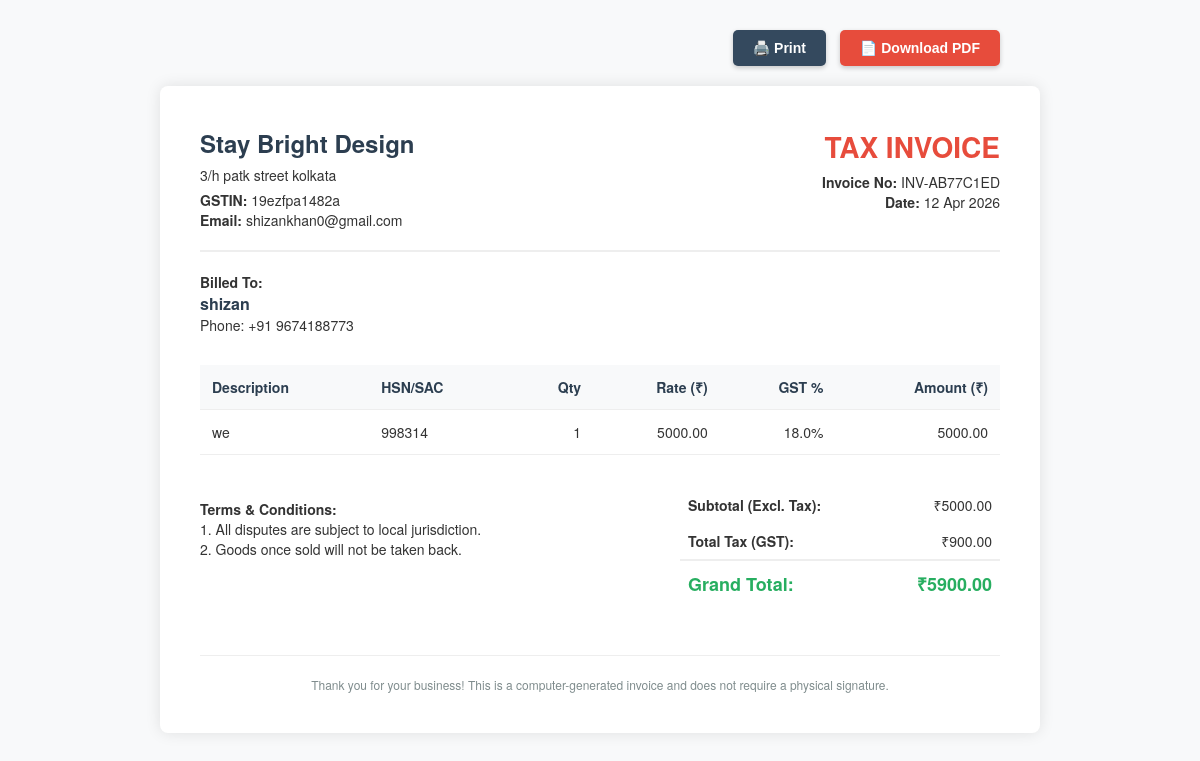
The page /billing/public/invoice/INV-AB77C1ED on the database as committed earlier.
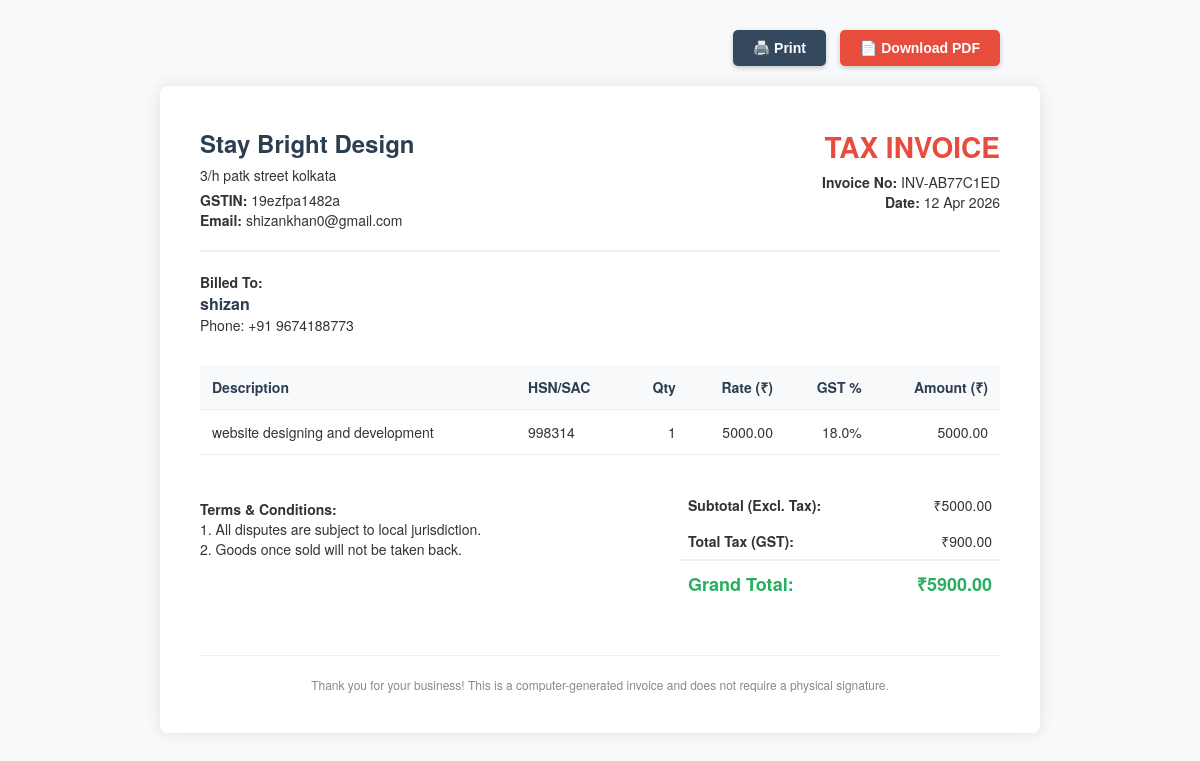
The same page on the database as committed later.
### core/models.py (models this page shows)
class InvoiceItem(db.Model):
    __tablename__ = 'invoice_items'
    id = db.Column(db.Integer, primary_key=True)
    invoice_id = db.Column(db.Integer, db.ForeignKey('invoices.id'), nullable=False)
    product_id = db.Column(db.Integer, db.ForeignKey('products.id'), nullable=False)
    quantity = db.Column(db.Integer, nullable=False)
    price_at_purchase = db.Column(db.Float, nullable=False)
    gst_percentage_at_purchase = db.Column(db.Float, nullable=False)
    product = db.relationship('Product')

class Product(db.Model):
    __tablename__ = 'products'
    id = db.Column(db.Integer, primary_key=True)
    company_id = db.Column(db.Integer, db.ForeignKey('companies.id'), nullable=False) # ISOLATION
    name = db.Column(db.String(200), nullable=False)
    current_price = db.Column(db.Float, nullable=False)
    hsn_code = db.Column(db.String(20), nullable=True)
    gst_percentage = db.Column(db.Float, default=0.0)
    image_path = db.Column(db.String(255), nullable=True)

### core/billing/routes.py (the view)
@billing_bp.route('/public/invoice/<invoice_number>')
def public_view_invoice(invoice_number):
    invoice = Invoice.query.filter_by(invoice_number=invoice_number).first_or_404()
    return render_template('billing/invoice_template.html', invoice=invoice, is_public=True)

### core/templates/billing/invoice_template.html (shortened to what this page needs)
<!DOCTYPE html>
<html lang="en">
<head>
</head>
<body>
<div class="action-buttons no-print">
    <button class="btn btn-print" onclick="window.print()">🖨️ Print</button>
    <button class="btn btn-download" onclick="downloadPDF()">📄 Download PDF</button>
</div>
<div class="invoice-box" id="invoice-content">
    <div class="header">
        <div class="header-left">
            <div class="company-name">{{ invoice.company.name }}</div>
            <div style="white-space: pre-wrap; margin-bottom: 5px;">{{ invoice.company.address }}</div>
            <div><strong>GSTIN:</strong> {{ invoice.company.gstin }}</div>
            <div><strong>Email:</strong> {{ invoice.company.email }}</div>
        </div>
        <div class="header-right">
            <div class="invoice-title">Tax Invoice</div>
            <div><strong>Invoice No:</strong> {{ invoice.invoice_number }}</div>
            <div><strong>Date:</strong> {{ invoice.created_at.strftime('%d %b %Y') }}</div>
        </div>
    </div>
    <div class="billing-info">
        <div class="billed-to">
            <strong>Billed To:</strong><br>
            <span style="font-size: 16px; font-weight: bold; color: #2c3e50;">{{ invoice.customer.name }}</span><br>
            Phone: +91 {{ invoice.customer.phone_number }}<br>
        </div>
    </div>
    <table class="items">
        <thead>
            <tr>
                <th>Description</th>
                <th>HSN/SAC</th>
                <th class="right">Qty</th>
                <th class="right">Rate (₹)</th>
                <th class="right">GST %</th>
                <th class="right">Amount (₹)</th>
            </tr>
        </thead>
        <tbody>
            {% for item in invoice.items %}
            <tr>
                <td>{{ item.product.name }}</td>
                <td>{{ item.product.hsn_code or 'N/A' }}</td>
                <td class="right">{{ item.quantity }}</td>
                <td class="right">{{ "%.2f"|format(item.price_at_purchase) }}</td>
                <td class="right">{{ item.gst_percentage_at_purchase }}%</td>
                <td class="right">
                    {{ "%.2f"|format(item.price_at_purchase * item.quantity) }}
                </td>
            </tr>
            {% endfor %}
        </tbody>
    </table>
    <div class="totals-box">
        <div class="totals-space">
            <p><strong>Terms & Conditions:</strong><br>
            1. All disputes are subject to local jurisdiction.<br>
            2. Goods once sold will not be taken back.</p>
        </div>
        <div class="totals-calc">
            <table class="totals-table">
                <tr>
                    <td class="label">Subtotal (Excl. Tax):</td>
                    <td>₹{{ "%.2f"|format(invoice.subtotal) }}</td>
                </tr>
                <tr>
                    <td class="label">Total Tax (GST):</td>
                    <td>₹{{ "%.2f"|format(invoice.total_tax) }}</td>
                </tr>
                <tr>
                    <td class="label grand-total">Grand Total:</td>
                    <td class="grand-total">₹{{ "%.2f"|format(invoice.grand_total) }}</td>
                </tr>
            </table>
        </div>
    </div>
    <div class="footer">
        Thank you for your business! This is a computer-generated invoice and does not require a physical signature.
    </div>
</div>
</body>
</html>

Rows that differ between the two databases and show on the page:
changed through a linked row, InvoiceItem: product.name "we" → "website designing and development"
